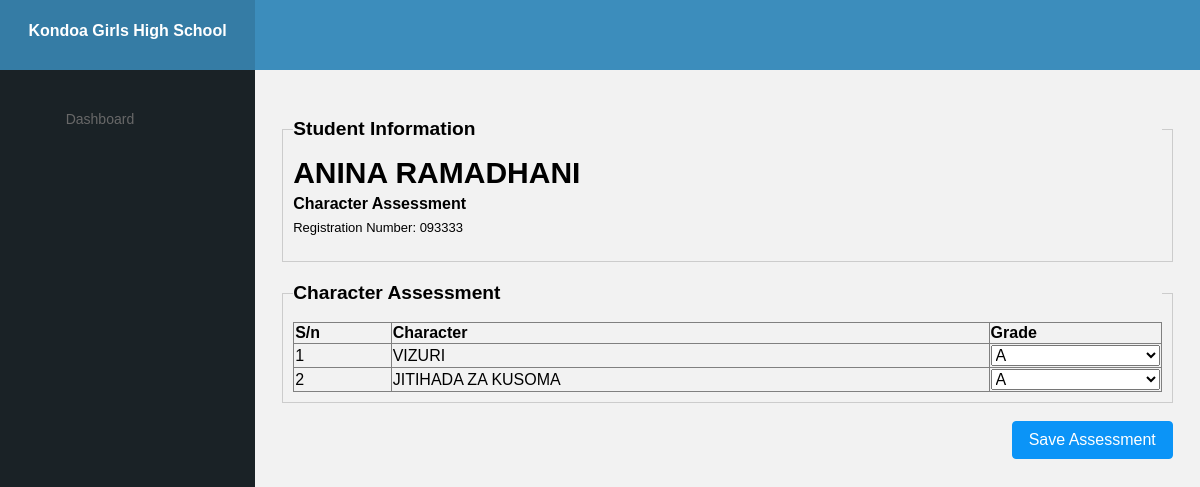
The page /add-assessment2/093333/ on the database its author committed.
### admission/models.py (models this page shows, shortened)
class StudentRegistration(models.Model):
    GENDER_CHOICES = [
        ('male', 'Male'),
        ('female', 'Female'),
    ]
    DISABILITY_CHOICES = [
        ('none', 'None'),
        ('skin', 'Skin'),
        ('hearing', 'Hearing'),
        ('vision', 'Vision'),
        ('other', 'Other'),
    ]
    entry_year = models.ForeignKey(AcademicYear, on_delete=models.CASCADE)
    entry_term = models.ForeignKey(Term, on_delete=models.CASCADE)
    entry_programme = models.ForeignKey(Programme, on_delete=models.CASCADE)
    entry_class = models.ForeignKey(Class, on_delete=models.CASCADE)
    stream_name = models.ForeignKey(Stream, on_delete=models.CASCADE, null=True, blank=True)
    subjects = models.ManyToManyField(Subject, blank=True)  # Add this line for subjects
    entry_category = models.ForeignKey(EntryCategory, on_delete=models.CASCADE)
    sponsor_name = models.ForeignKey(Sponsor, on_delete=models.CASCADE)
    registration_number = models.CharField(max_length=20, unique=True)
    first_name = models.CharField(max_length=50)
    last_name = models.CharField(max_length=50)
    other_name = models.CharField(max_length=50, blank=True, null=True)
    gender = models.CharField(max_length=6, choices=GENDER_CHOICES)
    birth_date = models.DateField()
    nationality = models.CharField(max_length=50, default='Tanzania')
    disability = models.CharField(max_length=10, choices=DISABILITY_CHOICES, default='none')
    profile_picture = models.ImageField(upload_to='kin_pictures/', blank=True, null=True)
    next_of_kin1_name = models.CharField(max_length=100)
    next_of_kin1_mobile_number = models.CharField(max_length=15)
    next_of_kin1_email = models.EmailField(blank=True, null=True)
    next_of_kin1_postal_address = models.CharField(max_length=255, blank=True, null=True)
    next_of_kin2_name = models.CharField(max_length=100, blank=True, null=True)
    next_of_kin2_mobile_number = models.CharField(max_length=15, blank=True, null=True)
    next_of_kin2_email = models.EmailField(blank=True, null=True)
    next_of_kin2_postal_address = models.CharField(max_length=255, blank=True, null=True)
    admission_date = models.DateField(auto_now_add=True)

### main_setting/models.py (models this page shows, shortened)
class Assessment(models.Model):
    name = models.CharField(max_length=255)

### Record_results/views.py (the view)
# urls.py: path('add-assessment2/<str:registration_number>/', views.add_assessment2, name='add_assessment2'),
def add_assessment2(request, registration_number,extra_context=None):
    extra_context = extra_context or {}
    extra_context.update({
            "academic_year": AcademicYear.objects.all(),
            "term": Term.objects.all(),
            "programmes": Programme.objects.all(),
            "classes": Class.objects.all(),
            "stream": Stream.objects.all(),
            "exams": ExamsCategory.objects.all(),
            "subjects": Subject.objects.all(),
            "assessments": Assessment.objects.all(),
             "grades": GradeScale.objects.all(),
            "title": "Filter student to",
        })
    if registration_number:
       student = StudentRegistration.objects.filter(registration_number=registration_number).first()
       if student:
           subjects = student.subjects.all()
       else:
           subjects = []
    return render(request, 'admin/add_assessment2.html', {
        'student': student,
        'subjects': subjects,
        'extra_context': extra_context,
    })

### main_setting/models.py (called while the page is built)
    def __str__(self):
        return self.name

    def __str__(self):
        return self.class_name

    def __str__(self):
        return self.name

    def __str__(self):
        return f"{self.name} ({self.get_status_display()})"

    def __str__(self):
        return self.name

### templates/admin/add_assessment2.html (shortened to what this page needs)
{% load static %}
<!DOCTYPE html>
<html lang="en">
<head>
  <link rel="stylesheet" href="{% static 'vendors/iconfonts/font-awesome/css/all.min.css'%}">
  <link rel="stylesheet" href="{% static 'vendors/css/vendor.bundle.base.css'%}">
  <link rel="stylesheet" href="{% static 'vendors/css/vendor.bundle.addons.css'%}">
  <link rel="stylesheet" href="{% static 'css/style.css'%}">
</head>
<body>
  <div class="container-scroller" >
    <nav class="navbar col-lg-12 col-12 p-0 fixed-top d-flex flex-row default-layout-navbar" >
      <div class="text-center navbar-brand-wrapper d-flex align-items-center justify-content-center" style="background-color:#357ca5">
        <label style="font-weight:bold;color:#ffffff">Kondoa Girls High School</label>
      </div>
      <div class="navbar-menu-wrapper d-flex align-items-stretch" style="background-color:#3c8dbc">
        <button class="navbar-toggler navbar-toggler align-self-center" type="button" data-toggle="minimize">
          <span class="fas fa-bars"></span>
        </button>
        <ul class="navbar-nav">
        </ul>
      </div>
    </nav>
    <div class="container-fluid page-body-wrapper">
      <nav class="sidebar sidebar-offcanvas" id="sidebar" style="background-color:#1a2226">
        <ul class="nav">
          <li class="nav-item nav-profile">
            <div class="nav-link">
            </div>
          </li>
          <li class="nav-item">
            <a class="nav-link" href="{% url 'admin:index' %}">
              <i class="fa fa-home menu-icon"></i>
              <span class="menu-title">Dashboard</span>
            </a>
          </li>
         </ul>
      </nav>
      <div class="main-panel">
        <div class="content-wrapper">
          {% block content %}
          <form method="post" action="{% url 'save_assessment2' %}">
            <fieldset style="border: 1px solid #ccc; padding: 10px; margin-bottom: 20px;">
                <legend style="font-weight: bold; font-size: 1.2em;">Student Information</legend>
                <h3>{{ student.first_name }} {{ student.last_name }}</h3>
                <h5>Character Assessment</h5>
                <p>Registration Number: {{ student.registration_number }}</p>
            </fieldset>
            <fieldset style="border: 1px solid #ccc; padding: 10px;">
                <legend style="font-weight: bold; font-size: 1.2em;">Character Assessment</legend>
                <table border="1" style="width: 100%; border-collapse: collapse;">
                    <thead>
                        <tr>
                            <th>S/n</th>
                            <th>Character</th>
                            <th>Grade</th>
                        </tr>
                    </thead>
                    <tbody>
                        {% for item in extra_context.assessments %}
                            <tr>
                                <td style="text-align: left;">{{ forloop.counter }}</td>
                                <td style="text-align: left;">{{ item.name }}</td>
                                <td>
                                    <select name="grade_{{ item.id }}" style="width: 100%;">
                                        {% for grade in extra_context.grades %}
                                            <option value="{{ grade.grade_name }}">{{ grade.grade_name }}</option>
                                        {% endfor %}
                                    </select>
                                </td>
                            </tr>
                        {% endfor %}
                    </tbody>
                </table>
            </fieldset>
            <br>
            <div align="right">
                <button type="submit" class="btn btn-info">Save Assessment</button>
            </div>
        </form>
{% endblock %}
          </div>
      </div>
    </div>
  </div>
</body>
</html>

### rows shown on the page
StudentRegistration: first_name "ANINA", last_name "RAMADHANI", registration_number "093333"
Assessment: name "VIZURI"
Assessment: name "JITIHADA ZA KUSOMA"

### other values the page prints
form field value "A"
